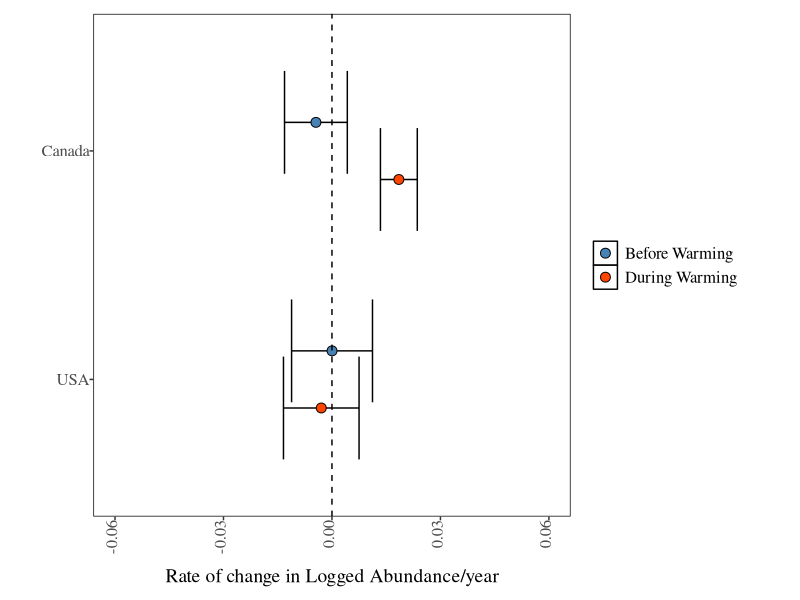
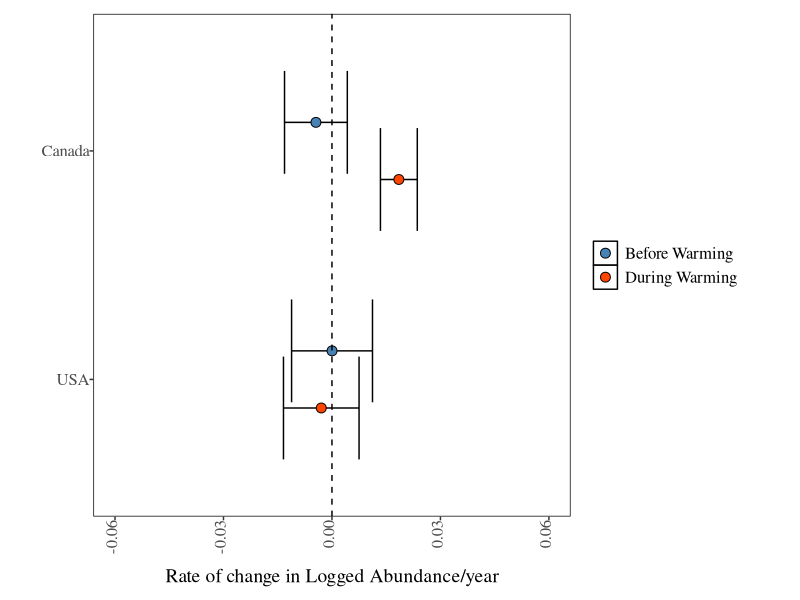

Write R code to recreate these figures, in order. (Note: this script raises an error after producing the figures.)
library(tidyverse)
library(broom)
library(dplyr)

library(ggplot2)
library(cowplot)
library(patchwork)
library(gridExtra)
library(RColorBrewer)
library(scales)

library(grid)  # For unit() function
#theme----
theme_replace(panel.grid.minor = element_blank(), panel.grid.major = element_line(colour="black"),
              
              strip.background=element_rect(colour="black",fill="white"))

theme_set(theme_bw())

theme_replace(legend.key =element_rect(colour="black",fill="white"),
              
              plot.margin = unit(c(1.5,3,1.5,1), "cm"),
              
              #plot.margin=margin(3,4,4,0),
              
              #plot.margin=margin(3,4,4,0),
              
              plot.title=element_text(size=16,vjust=1.5,family="serif"),
              
              legend.background=element_rect(size=.9,colour="white",fill="white"),
              
              strip.text=element_text(size=14,family="serif",angle=0),
              
              panel.border = element_rect(colour = "black",fill=NA),
              
              panel.grid.minor = element_blank(), panel.grid.major = element_blank(),
              
              strip.background=element_rect(colour="black",fill="white"),
              
              axis.text.x = element_text(angle = 90, vjust = 0.2, hjust=1,size=12,family="serif"),
              
              axis.text.y = element_text(angle = 0, vjust = 0.5, hjust=1,size=12,family="serif"),
              
              axis.title.x=element_text(size=12,hjust=0.5,vjust=-2,family="serif"))

pd <- position_dodge(.5)
#END theme----


#ABUNDANCE SLOPES Calculate and plot the change in slope for each time period
#Regional
Reg_SlopSpring <- read.csv(here::here("2025-04-23/Output/IndexAbundance/RegionAbdSlope.Spring.csv"),row.names=NULL)
names(Reg_SlopSpring)
#Figure ABD RATE----
Reg_SlopSpring$Ord2Region<-factor(Reg_SlopSpring$Index_Region, levels=c("USA","Canada"))

Reg_SlopSpring$RevPeriod <- factor(Reg_SlopSpring$Period, levels = c("During Warming", "Before Warming")) 
RegionRatesPlot<-
  ggplot(Reg_SlopSpring , aes(x = factor(Ord2Region), y = estimate,fill=RevPeriod)) +
  geom_errorbar(aes(ymin = conf.low, ymax = conf.high), position = pd) +
  geom_point(shape = 21, size = 3, position = pd) +
  guides(fill = guide_legend(reverse = TRUE)) +  # Reverse the legend order
  scale_fill_manual(values = c("orangered","steelblue" ))+ #Reverse the colors
  coord_flip() +
  geom_hline(yintercept = 0, linetype = "dashed") + # Dashed line for y=0
  ylim(-0.06, 0.06) +
  # theme_minimal() + # A cleaner minimal theme
  theme(
    text = element_text(family = "serif"),  
    legend.position.inside = c(0.25, 0.6),               # Position of the legend
    legend.box.background = element_blank(), # Transparent legend box
    legend.title = element_blank(),             # Hide legend title
    legend.text = element_text(size = 12, family = "serif"), # Customize legend text
    axis.text = element_text(size = 14),      # Customize x-axis label
    axis.title.y = element_blank(),             # Remove y-axis label
    axis.title.x = element_text(size = 14),      # Customize x-axis label
    plot.margin=margin(10,40,20,30))+
  xlab("") +                                     # Clear x-axis label
  ylab("Rate of change in Logged Abundance/year")
RegionRatesPlot
RegionRatesPlot


FigureAAbdRates<-plot_grid(ARegionalPlot, RegionRatesPlot, nrow = 2,rel_heights = c(2, 1),labels = c("(a)", "(b)"))#,align = "v", axis = "lr") # Add labels
Figure2AbdAbdRates
#ggsave(here::here("R/DataforFinalFigs/Figure2AbdAbdRates.tiff"), plot = Figure2AbdAbdRates, dpi = 600, width = 8, height = 6, units = "in", device = "tiff")
# END Plot abundance indexed regions  ----
#ggsave(here::here("NancBranchDataScript/FancyFiguresforMS/Figure2AbdAbdRates.jpeg"), plot = Figure2AbdAbdRates, dpi = 600, width = 8, height = 6, units = "in", device = "jpeg")



abundance_ind_CA$Period<-NULL
abundance_ind_CA$Period[abundance_ind_CA$Year<2006]<-"Before Warming"
abundance_ind_CA$Period[abundance_ind_CA$Year>2005]<-"During Warming"

CA_Abundance_coefficients_df <- abundance_ind_CA %>%
  group_by(Index_Region,Period) %>%
  do({
    model <- lm((Index_Estimate) ~ Year, data = .)
    data.frame(t(coef(model)))
    tidy(model, conf.int = TRUE) # Includes coefficients with 95% CI by default
  }) %>%
  ungroup()

CA_Abundance_coefficients_df <- CA_Abundance_coefficients_df%>%
  filter(term == "Year")  # Replace "x" with "Intercept" to plot intercept
CA_Abundance_coefficients_df$ordRegion<-factor(CA_Abundance_coefficients_df$Index_Region,levels=c("EGOM","BOF","CapeBreton","HaliChan",
                                                                                                  "CapeCod","Browns","Gully","GrandBanks",
                                                                                                  "Nantucket","Georges","Sable","GBTail"))

pd <- position_dodge(.5)

ggplot(CA_Abundance_coefficients_df  , aes(x =  fct_rev(factor(ordRegion)), y = estimate,fill=Period)) +
  geom_errorbar(aes(ymin = conf.low, ymax =conf.high),position=pd)+
  geom_point(shape=21, size = 3,position=pd) +
  coord_flip()+
  scale_fill_manual(values=c("steelblue", "orangered"))+
  #geom_vline(xintercept = seq(1.5, length(unique(filtered_df$ordCore_Area)) - 0.5, by = 1),color = "gray", linetype = "solid", size = 0.5)+
  #geom_vline(xintercept=c(1.5,2.5),lty=2,col="gray50")+
  geom_hline(yintercept=0,lty=2)+#geom_text(aes(label=paste("R2=",signif(R2,digits=2)),x=1.2,y=min(slope)),cex=2)+
  # ylim(-0.018,0.018)+
  xlab("")+  ylab("Rate of change in Abundance count/yr")+
  ggtitle("Rate of change in Abundance Before \n and during accelerated warming , Spring ")